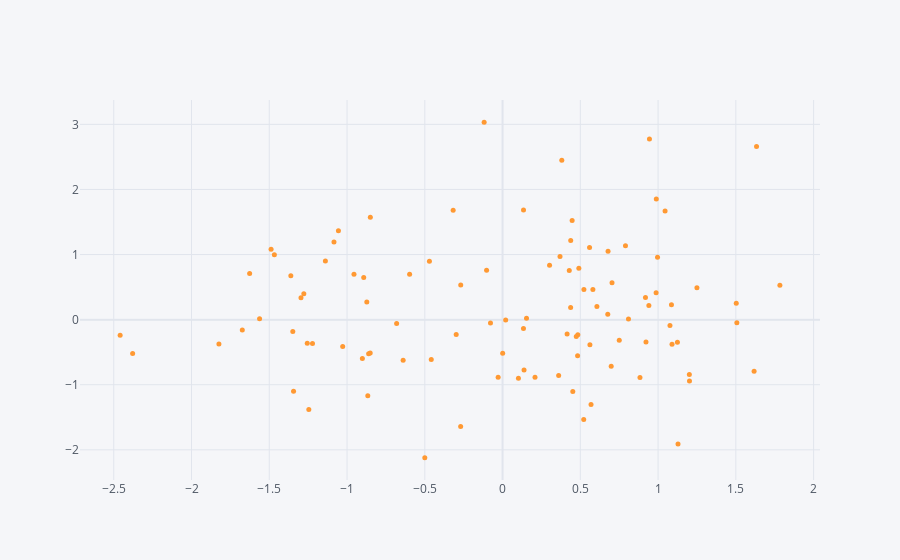

The notebook cell saved with this chart:
### Code cell
df.iplot(x='A', y='B', mode='markers', size=5) #Scatter plots draws only points, size is used to control bubble size
